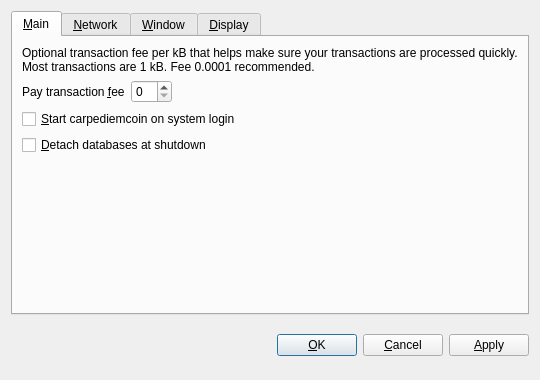
<?xml version="1.0" encoding="UTF-8"?>
<ui version="4.0">
 <class>OptionsDialog</class>
 <widget class="QDialog" name="OptionsDialog">
  <property name="geometry">
   <rect>
    <x>0</x>
    <y>0</y>
    <width>540</width>
    <height>380</height>
   </rect>
  </property>
  <property name="windowTitle">
   <string>Options</string>
  </property>
  <property name="modal">
   <bool>true</bool>
  </property>
  <layout class="QVBoxLayout" name="verticalLayout">
   <item>
    <widget class="QTabWidget" name="tabWidget">
     <property name="tabPosition">
      <enum>QTabWidget::North</enum>
     </property>
     <property name="currentIndex">
      <number>0</number>
     </property>
     <widget class="QWidget" name="tabMain">
      <attribute name="title">
       <string>&amp;Main</string>
      </attribute>
      <layout class="QVBoxLayout" name="verticalLayout_Main">
       <item>
        <widget class="QLabel" name="transactionFeeInfoLabel">
         <property name="text">
          <string>Optional transaction fee per kB that helps make sure your transactions are processed quickly. Most transactions are 1 kB. Fee 0.0001 recommended.</string>
         </property>
         <property name="textFormat">
          <enum>Qt::PlainText</enum>
         </property>
         <property name="wordWrap">
          <bool>true</bool>
         </property>
        </widget>
       </item>
       <item>
        <layout class="QHBoxLayout" name="horizontalLayout_Main">
         <item>
          <widget class="QLabel" name="transactionFeeLabel">
           <property name="text">
            <string>Pay transaction &amp;fee</string>
           </property>
           <property name="textFormat">
            <enum>Qt::PlainText</enum>
           </property>
           <property name="buddy">
            <cstring>transactionFee</cstring>
           </property>
          </widget>
         </item>
         <item>
          <widget class="carpediemcoinAmountField" name="transactionFee"/>
         </item>
         <item>
          <spacer name="horizontalSpacer_Main">
           <property name="orientation">
            <enum>Qt::Horizontal</enum>
           </property>
           <property name="sizeHint" stdset="0">
            <size>
             <width>40</width>
             <height>20</height>
            </size>
           </property>
          </spacer>
         </item>
        </layout>
       </item>
       <item>
        <widget class="QCheckBox" name="carpediemcoinAtStartup">
         <property name="toolTip">
          <string>Automatically start carpediemcoin after logging in to the system.</string>
         </property>
         <property name="text">
          <string>&amp;Start carpediemcoin on system login</string>
         </property>
        </widget>
       </item>
       <item>
        <widget class="QCheckBox" name="detachDatabases">
         <property name="toolTip">
          <string>Detach block and address databases at shutdown. This means they can be moved to another data directory, but it slows down shutdown. The wallet is always detached.</string>
         </property>
         <property name="text">
          <string>&amp;Detach databases at shutdown</string>
         </property>
        </widget>
       </item>
       <item>
        <spacer name="verticalSpacer_Main">
         <property name="orientation">
          <enum>Qt::Vertical</enum>
         </property>
         <property name="sizeHint" stdset="0">
          <size>
           <width>20</width>
           <height>40</height>
          </size>
         </property>
        </spacer>
       </item>
      </layout>
     </widget>
     <widget class="QWidget" name="tabNetwork">
      <attribute name="title">
       <string>&amp;Network</string>
      </attribute>
      <layout class="QVBoxLayout" name="verticalLayout_Network">
       <item>
        <widget class="QCheckBox" name="mapPortUpnp">
         <property name="toolTip">
          <string>Automatically open the carpediemcoin client port on the router. This only works when your router supports UPnP and it is enabled.</string>
         </property>
         <property name="text">
          <string>Map port using &amp;UPnP</string>
         </property>
        </widget>
       </item>
       <item>
        <widget class="QCheckBox" name="connectSocks">
         <property name="toolTip">
          <string>Connect to the carpediemcoin network through a SOCKS proxy (e.g. when connecting through Tor).</string>
         </property>
         <property name="text">
          <string>&amp;Connect through SOCKS proxy:</string>
         </property>
        </widget>
       </item>
       <item>
        <layout class="QHBoxLayout" name="horizontalLayout_Network">
         <item>
          <widget class="QLabel" name="proxyIpLabel">
           <property name="text">
            <string>Proxy &amp;IP:</string>
           </property>
           <property name="textFormat">
            <enum>Qt::PlainText</enum>
           </property>
           <property name="buddy">
            <cstring>proxyIp</cstring>
           </property>
          </widget>
         </item>
         <item>
          <widget class="QValidatedLineEdit" name="proxyIp" native="true">
           <property name="maximumSize">
            <size>
             <width>140</width>
             <height>16777215</height>
            </size>
           </property>
           <property name="toolTip">
            <string>IP address of the proxy (e.g. 127.0.0.1)</string>
           </property>
          </widget>
         </item>
         <item>
          <widget class="QLabel" name="proxyPortLabel">
           <property name="text">
            <string>&amp;Port:</string>
           </property>
           <property name="textFormat">
            <enum>Qt::PlainText</enum>
           </property>
           <property name="buddy">
            <cstring>proxyPort</cstring>
           </property>
          </widget>
         </item>
         <item>
          <widget class="QLineEdit" name="proxyPort">
           <property name="maximumSize">
            <size>
             <width>55</width>
             <height>16777215</height>
            </size>
           </property>
           <property name="toolTip">
            <string>Port of the proxy (e.g. 9050)</string>
           </property>
          </widget>
         </item>
         <item>
          <widget class="QLabel" name="socksVersionLabel">
           <property name="text">
            <string>SOCKS &amp;Version:</string>
           </property>
           <property name="textFormat">
            <enum>Qt::PlainText</enum>
           </property>
           <property name="buddy">
            <cstring>socksVersion</cstring>
           </property>
          </widget>
         </item>
         <item>
          <widget class="QValueComboBox" name="socksVersion">
           <property name="toolTip">
            <string>SOCKS version of the proxy (e.g. 5)</string>
           </property>
          </widget>
         </item>
         <item>
          <spacer name="horizontalSpacer_Network">
           <property name="orientation">
            <enum>Qt::Horizontal</enum>
           </property>
           <property name="sizeHint" stdset="0">
            <size>
             <width>40</width>
             <height>20</height>
            </size>
           </property>
          </spacer>
         </item>
        </layout>
       </item>
       <item>
        <spacer name="verticalSpacer_Network">
         <property name="orientation">
          <enum>Qt::Vertical</enum>
         </property>
         <property name="sizeHint" stdset="0">
          <size>
           <width>20</width>
           <height>40</height>
          </size>
         </property>
        </spacer>
       </item>
      </layout>
     </widget>
     <widget class="QWidget" name="tabWindow">
      <attribute name="title">
       <string>&amp;Window</string>
      </attribute>
      <layout class="QVBoxLayout" name="verticalLayout_Window">
       <item>
        <widget class="QCheckBox" name="minimizeToTray">
         <property name="toolTip">
          <string>Show only a tray icon after minimizing the window.</string>
         </property>
         <property name="text">
          <string>&amp;Minimize to the tray instead of the taskbar</string>
         </property>
        </widget>
       </item>
       <item>
        <widget class="QCheckBox" name="minimizeOnClose">
         <property name="toolTip">
          <string>Minimize instead of exit the application when the window is closed. When this option is enabled, the application will be closed only after selecting Quit in the menu.</string>
         </property>
         <property name="text">
          <string>M&amp;inimize on close</string>
         </property>
        </widget>
       </item>
       <item>
        <spacer name="verticalSpacer_Window">
         <property name="orientation">
          <enum>Qt::Vertical</enum>
         </property>
         <property name="sizeHint" stdset="0">
          <size>
           <width>20</width>
           <height>40</height>
          </size>
         </property>
        </spacer>
       </item>
      </layout>
     </widget>
     <widget class="QWidget" name="tabDisplay">
      <attribute name="title">
       <string>&amp;Display</string>
      </attribute>
      <layout class="QVBoxLayout" name="verticalLayout_Display">
       <item>
        <layout class="QHBoxLayout" name="horizontalLayout_1_Display">
         <item>
          <widget class="QLabel" name="langLabel">
           <property name="text">
            <string>User Interface &amp;language:</string>
           </property>
           <property name="textFormat">
            <enum>Qt::PlainText</enum>
           </property>
           <property name="buddy">
            <cstring>lang</cstring>
           </property>
          </widget>
         </item>
         <item>
          <widget class="QValueComboBox" name="lang">
           <property name="toolTip">
            <string>The user interface language can be set here. This setting will take effect after restarting carpediemcoin.</string>
           </property>
          </widget>
         </item>
        </layout>
       </item>
       <item>
        <layout class="QHBoxLayout" name="horizontalLayout_2_Display">
         <item>
          <widget class="QLabel" name="unitLabel">
           <property name="text">
            <string>&amp;Unit to show amounts in:</string>
           </property>
           <property name="textFormat">
            <enum>Qt::PlainText</enum>
           </property>
           <property name="buddy">
            <cstring>unit</cstring>
           </property>
          </widget>
         </item>
         <item>
          <widget class="QValueComboBox" name="unit">
           <property name="toolTip">
            <string>Choose the default subdivision unit to show in the interface and when sending coins.</string>
           </property>
          </widget>
         </item>
        </layout>
       </item>
       <item>
        <widget class="QCheckBox" name="displayAddresses">
         <property name="toolTip">
          <string>Whether to show carpediemcoin addresses in the transaction list or not.</string>
         </property>
         <property name="text">
          <string>&amp;Display addresses in transaction list</string>
         </property>
        </widget>
       </item>
       <item>
        <spacer name="verticalSpacer_Display">
         <property name="orientation">
          <enum>Qt::Vertical</enum>
         </property>
         <property name="sizeHint" stdset="0">
          <size>
           <width>20</width>
           <height>40</height>
          </size>
         </property>
        </spacer>
       </item>
      </layout>
     </widget>
    </widget>
   </item>
   <item>
    <layout class="QHBoxLayout" name="horizontalLayout_Buttons">
     <item>
      <spacer name="horizontalSpacer_1">
       <property name="orientation">
        <enum>Qt::Horizontal</enum>
       </property>
       <property name="sizeHint" stdset="0">
        <size>
         <width>40</width>
         <height>48</height>
        </size>
       </property>
      </spacer>
     </item>
     <item>
      <widget class="QLabel" name="statusLabel">
       <property name="font">
        <font>
         <weight>75</weight>
         <bold>true</bold>
        </font>
       </property>
       <property name="text">
        <string/>
       </property>
       <property name="textFormat">
        <enum>Qt::PlainText</enum>
       </property>
       <property name="wordWrap">
        <bool>true</bool>
       </property>
      </widget>
     </item>
     <item>
      <spacer name="horizontalSpacer_2">
       <property name="orientation">
        <enum>Qt::Horizontal</enum>
       </property>
       <property name="sizeHint" stdset="0">
        <size>
         <width>40</width>
         <height>48</height>
        </size>
       </property>
      </spacer>
     </item>
     <item>
      <widget class="QPushButton" name="okButton">
       <property name="text">
        <string>&amp;OK</string>
       </property>
      </widget>
     </item>
     <item>
      <widget class="QPushButton" name="cancelButton">
       <property name="text">
        <string>&amp;Cancel</string>
       </property>
       <property name="autoDefault">
        <bool>false</bool>
       </property>
      </widget>
     </item>
     <item>
      <widget class="QPushButton" name="applyButton">
       <property name="text">
        <string>&amp;Apply</string>
       </property>
       <property name="autoDefault">
        <bool>false</bool>
       </property>
      </widget>
     </item>
    </layout>
   </item>
  </layout>
 </widget>
 <customwidgets>
  <customwidget>
   <class>QValidatedLineEdit</class>
   <extends>QWidget</extends>
   <header>qvalidatedlineedit.h</header>
  </customwidget>
  <customwidget>
   <class>carpediemcoinAmountField</class>
   <extends>QSpinBox</extends>
   <header>carpediemcoinamountfield.h</header>
  </customwidget>
  <customwidget>
   <class>QValueComboBox</class>
   <extends>QComboBox</extends>
   <header>qvaluecombobox.h</header>
  </customwidget>
 </customwidgets>
 <resources/>
 <connections/>
</ui>
